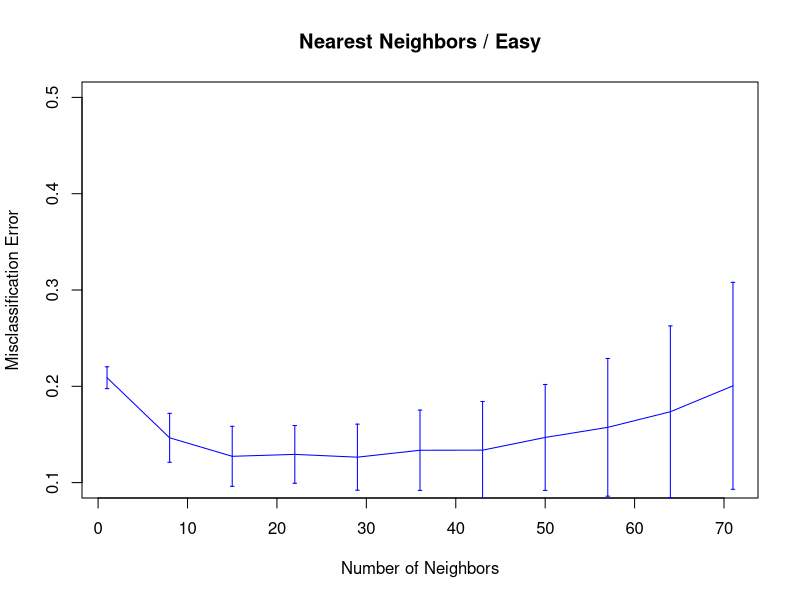
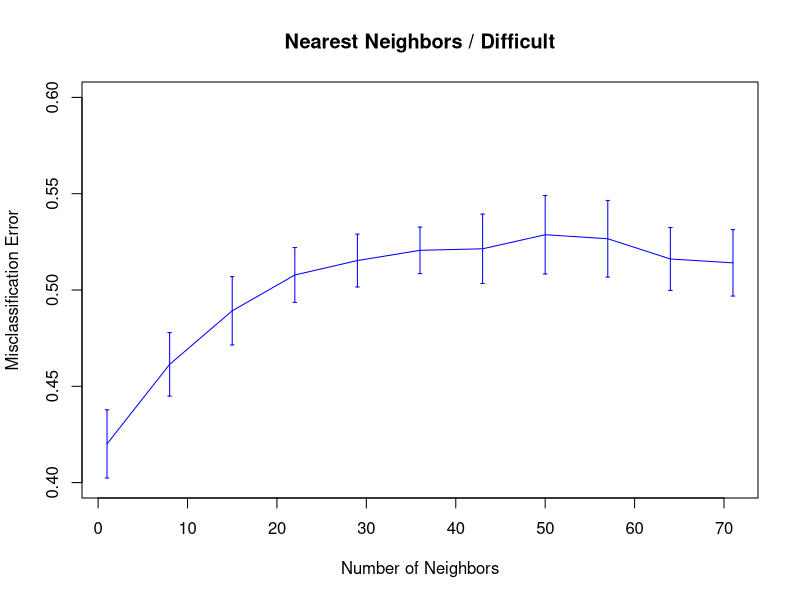
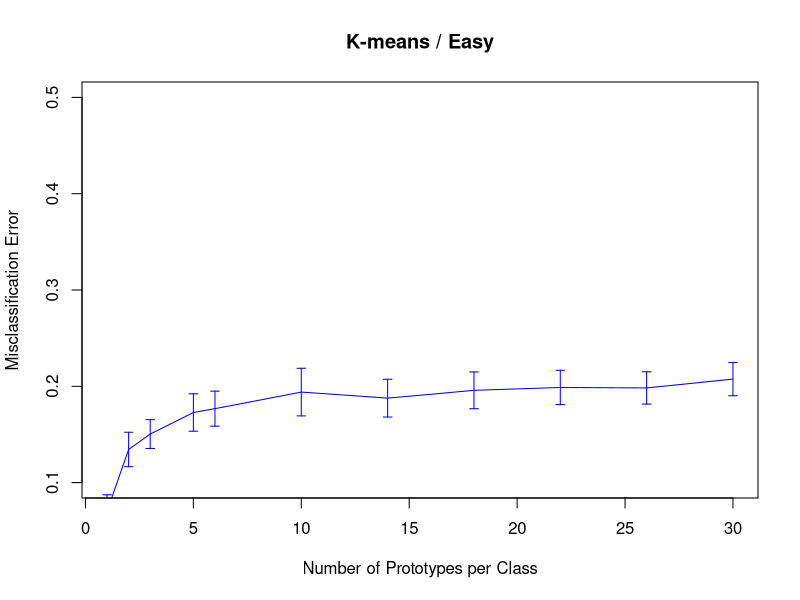
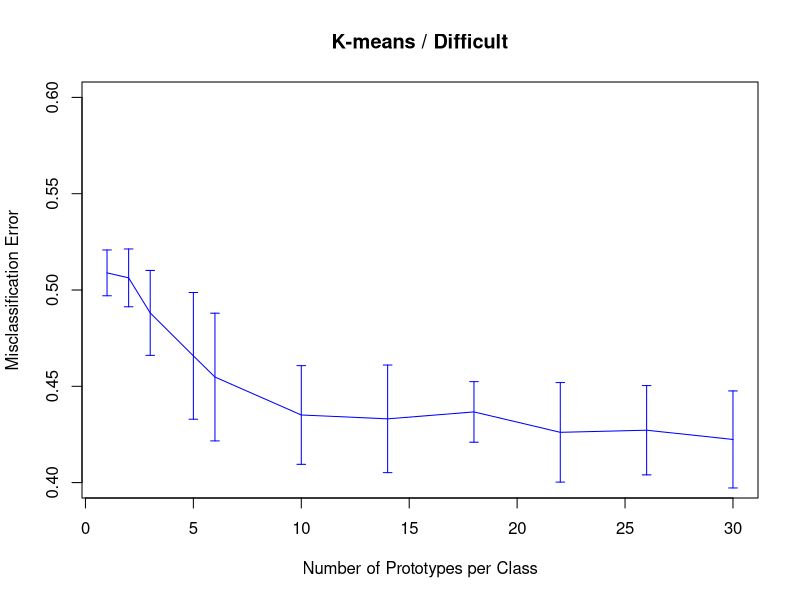

These charts were generated, in order, by the following R code:
## ######################################################################################
## Scripts for simulation of Fig. 13.5
##
## author: weiya <szcfweiya@gmail.com>
## date: 2018-02-04
##
## refer to https://esl.hohoweiya.xyz/notes/Prototype/sim13_5/index.html for more details
##
## #######################################################################################

## generate dataset X
genX <- function(N, p = 10){
  sapply(1:p, function(i) runif(N))
}
## generate dataset Y
genY <- function(X, id = 1){
  if (id == 1){
    apply(X, 1, function(x) ifelse(x[1] < 0.5, 0, 1) )
  }
  else if (id == 2){
    apply(X, 1, function(x) ifelse(prod(x[1:3]-0.5) > 0, 1, 0) )
  }
  else{
    cat("WARNING! Incorrect id for problems.")
  }
}

## set parameters
n.train = 100
n.test = 1000
n.realization = 10

## ######################################
## kNN
## ######################################

library(class)
seq.knn = seq(1, 71, by = 7)
n.knn = length(seq.knn)
err = array(NA, c(n.knn, n.realization))

## knn simulations function
knn.sim <- function(id){
  for (j in 1:n.realization){
    X.train = genX(n.train)
    Y.train = genY(X.train, id)
    X.test = genX(n.test)
    Y.test = genY(X.test, id)
    for (i in 1:n.knn){
      Y.pred = knn(X.train, X.test, factor(Y.train), k = seq.knn[i])
      err[i, j] = sum(Y.pred!=Y.test)/n.test
    }
  }
  return(err)
}

## plot function
myplot <- function(seq.knn, err, main, xlab, ylim){
  ## calculate the mean and std of misclassification error
  err.mean = apply(err, 1, mean)
  err.std = apply(err, 1, sd)

  n.knn = length(seq.knn)
  ## plot
  plot(seq.knn, err.mean,
       main = main,
       ylab = "Misclassification Error",
       xlab = xlab,
       col = "blue", type = "l",
       ylim = ylim)
  for(i in 1:n.knn){
    lines(c(seq.knn[i], seq.knn[i]),
          c(err.mean[i] - err.std[i], err.mean[i] + err.std[i]),
          col = "blue", pch = 3)
    lines(c(seq.knn[i]-0.2, seq.knn[i]+0.2),
          c(err.mean[i] - err.std[i], err.mean[i] - err.std[i]),
          col = "blue", pch = 3)
    lines(c(seq.knn[i]-0.2, seq.knn[i]+0.2),
          c(err.mean[i] + err.std[i], err.mean[i] + err.std[i]),
          col = "blue", pch = 3)
  }
}

## Nearest Neighbors / Easy
png("knn_easy.png")
err = knn.sim(1)
myplot(seq.knn, err, "Nearest Neighbors / Easy", "Number of Neighbors", c(0.1, 0.5))
dev.off()
## Nearest Neighbors / Difficult
png("knn_difficult.png")
err = knn.sim(2)
myplot(seq.knn, err, "Nearest Neighbors / Difficult", "Number of Neighbors", c(0.4, 0.6))
dev.off()

## #########################################
## kmeans
## #########################################
seq.kmeans = c(1, 2, 3, 5, seq(6, 31, by = 4))
n.kmeans = length(seq.kmeans)
err = array(NA, c(n.kmeans, n.realization))

## predict function for k-means
predict.kmeans <- function(cl0, cl1, newpoint){
  center0 = cl0$centers
  center1 = cl1$centers
  res0 = apply(newpoint, 1, function(x) {
    min(apply(center0, 1, function(xx) sum((xx-x)^2)))
  })
  res1 = apply(newpoint, 1, function(x) {
    min(apply(center1, 1, function(xx) sum((xx-x)^2)))
  })
  ifelse(res0 < res1, 0, 1)
}
## simulation function for kmeans
kmeans.sim <- function(id){
  for (j in 1:n.realization){
    X.train = genX(n.train)
    Y.train = genY(X.train, id)
    X.test = genX(n.test)
    Y.test = genY(X.test, id)
    for (i in 1:n.kmeans){
      cl0 = kmeans(X.train[Y.train==0, ], seq.kmeans[i])
      cl1 = kmeans(X.train[Y.train==1, ], seq.kmeans[i])
      Y.pred = predict.kmeans(cl0, cl1, X.test)
      err[i, j] = sum(Y.pred!=Y.test)/n.test
    }
  }
  return(err)
}

## K-means / Easy
png("kmeans_easy.png")
err = kmeans.sim(1)
myplot(seq.kmeans, err, "K-means / Easy", "Number of Prototypes per Class", c(0.1, 0.5))
dev.off()
## K-means / Difficult
png("kmeans_difficult.png")
err = kmeans.sim(2)
myplot(seq.kmeans, err, "K-means / Difficult", "Number of Prototypes per Class", c(0.4, 0.6))
dev.off()
